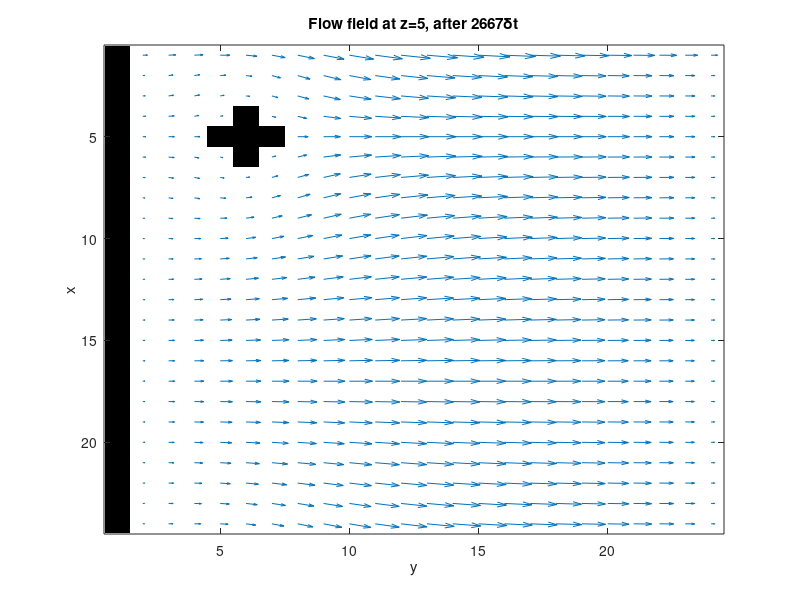
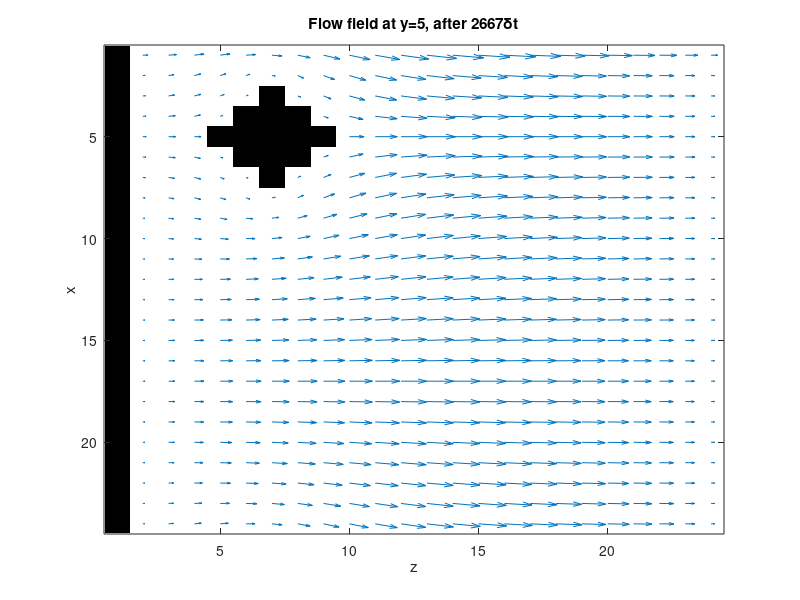

Reproduce these figures in MATLAB, in order.
% 3D Lattice Boltzmann (BGK) model of a fluid. 
% D3Q19 model. At each timestep, particle densities propagate 
% outwards in the directions indicated in the figure. An 
% equivalent 'equilibrium' density is found, and the densities 
% relax towards that state, in a proportion governed by omega. 
%               Iain Haslam, March 2006. 
nx=24;ny=nx;nz=nx; omega=1.0; density=1.0;t1=1/3; t2=1/18; t3=1/36; 
F=repmat(density/19,[nx ny nz 19]); FEQ=F; matsize=nx*ny*nz; 
CI=[0:matsize:matsize*19]; 
BOUND=zeros(nx,ny,nz); 
for i=1:nx, for j=1:ny, for k=1:nz 
	BOUND(i,j,k)=((i-5)^2+(j-6)^2+(k-7)^2)<6; 
end, end, end 
BOUND(:,:,1)=1;BOUND(:,1,:)=1; 
ON=find(BOUND); %matrix offset of each Occupied Node 
TO_REFLECT=[ON+CI(2) ON+CI(3) ON+CI(4) ON+CI(5)	ON+CI(6) ON+CI(7) ON+CI(8) ... 
  ON+CI(9) ON+CI(10) ON+CI(11) ON+CI(12) ON+CI(13) ON+CI(14) ON+CI(15) ...  
  ON+CI(16) ON+CI(17) ON+CI(18) ON+CI(19)]; 
REFLECTED=[ON+CI(3) ON+CI(2) ON+CI(5) ON+CI(4) ON+CI(7) ON+CI(6) ON+CI(11) ... 
  ON+CI(10) ON+CI(9) ON+CI(8) ON+CI(15) ON+CI(14) ON+CI(13) ON+CI(12) ... 
  ON+CI(19) ON+CI(18) ON+CI(17) ON+CI(16)]; 
avu=1; prevavu=1; ts=0; deltaU=1e-7; numactivenodes=sum(sum(sum(1-BOUND))); 
while (ts<4000 & 1e-10<abs((prevavu-avu)/avu)) | ts<100 
	% Propagate 
	%nearest-neighbours 
	F(:,:,:,2)=F(:,:,[nz 1:nz-1],2); 
	F(:,:,:,3)=F(:,:,[2:nz 1],3); 
	F(:,:,:,4)=F(:,[ny 1:ny-1],:,4); 
	F(:,:,:,5)=F(:,[2:ny 1],:,5);	 
	F(:,:,:,6)=F([nx 1:nx-1],:,:,6); 
	F(:,:,:,7)=F([2:nx 1],:,:,7);	 
	%next-nearest neighbours 
	F(:,:,:,8)= F([nx 1:nx-1],[ny 1:ny-1],:,8); 
	F(:,:,:,9)= F([nx 1:nx-1],[2:ny 1],:,9); 
	F(:,:,:,10)=F([2:nx 1],[ny 1:ny-1],:,10); 
	F(:,:,:,11)=F([2:nx 1],[2:ny 1],:,11);	 
	F(:,:,:,12)=F([nx 1:nx-1],:,[nz 1:nz-1],12); 
	F(:,:,:,13)=F([nx 1:nx-1],:,[2:nz 1],13); 
	F(:,:,:,14)=F([2:nx 1],:,[nz 1:nz-1],14); 
	F(:,:,:,15)=F([2:nx 1],:,[2:nz 1],15); 
	F(:,:,:,16)=F(:,[ny 1:ny-1],[nz 1:nz-1],16); 
	F(:,:,:,17)=F(:,[ny 1:ny-1],[2:nz 1],17); 
	F(:,:,:,18)=F(:,[2:ny 1],[nz 1:nz-1],18); 
	F(:,:,:,19)=F(:,[2:ny 1],[2:nz 1],19); 
	BOUNCEDBACK=F(TO_REFLECT); %Densities bouncing back at next timestep 
	% Relax; calculate equilibrium state (FEQ) with equivalent speed and density to F  
	DENSITY = sum(F,4); 
	UX=(sum(F(:,:,:,[6 8 9 12 13]),4)-sum(F(:,:,:,[7 10 11 14 15]),4))./DENSITY; 
	UY=(sum(F(:,:,:,[4 8 10 16 17]),4)-sum(F(:,:,:,[5 9 11 18 19]),4))./DENSITY; 
	UZ=(sum(F(:,:,:,[2 12 14 16 18]),4)-sum(F(:,:,:,[3 13 15 17 19]),4))./DENSITY; 
	UX(1,:,:)=UX(1,:,:)+deltaU; %Increase inlet pressure 
	UX(ON)=0; UY(ON)=0; UZ(ON)=0; DENSITY(ON)=0; U_SQU=UX.^2+UY.^2+UZ.^2; 
	U8=UX+UY;U9=UX-UY;U10=-UX+UY;U11=-U8;U12=UX+UZ;U13=UX-UZ; 
	U14=-U13;U15=-U12;U16=UY+UZ;U17=UY-UZ;U18=-U17;U19=-U16; 
	% Calculate equilibrium distribution: stationary 
	FEQ(:,:,:,1)=t1*DENSITY.*(1-3*U_SQU/2); 
	% nearest-neighbours 
	FEQ(:,:,:,2)=t2*DENSITY.*(1 + 3*UZ + 9/2*UZ.^2 - 3/2*U_SQU); 
	FEQ(:,:,:,3)=t2*DENSITY.*(1 - 3*UZ + 9/2*UZ.^2 - 3/2*U_SQU); 
	FEQ(:,:,:,4)=t2*DENSITY.*(1 + 3*UY + 9/2*UY.^2 - 3/2*U_SQU); 
	FEQ(:,:,:,5)=t2*DENSITY.*(1 - 3*UY + 9/2*UY.^2 - 3/2*U_SQU); 
	FEQ(:,:,:,6)=t2*DENSITY.*(1 + 3*UX + 9/2*UX.^2 - 3/2*U_SQU); 
	FEQ(:,:,:,7)=t2*DENSITY.*(1 - 3*UX + 9/2*UX.^2 - 3/2*U_SQU); 
	% next-nearest neighbours 
	FEQ(:,:,:,8) =t3*DENSITY.*(1 + 3*U8  + 9/2*(U8).^2  - 3*U_SQU/2); 
	FEQ(:,:,:,9) =t3*DENSITY.*(1 + 3*U9  + 9/2*(U9).^2  - 3*U_SQU/2); 
	FEQ(:,:,:,10)=t3*DENSITY.*(1 + 3*U10 + 9/2*(U10).^2 - 3*U_SQU/2); 
	FEQ(:,:,:,11)=t3*DENSITY.*(1 + 3*U11 + 9/2*(U11).^2 - 3*U_SQU/2); 
	FEQ(:,:,:,12)=t3*DENSITY.*(1 + 3*U12 + 9/2*(U12).^2 - 3*U_SQU/2); 
	FEQ(:,:,:,13)=t3*DENSITY.*(1 + 3*U13 + 9/2*(U13).^2 - 3*U_SQU/2); 
	FEQ(:,:,:,14)=t3*DENSITY.*(1 + 3*U14 + 9/2*(U14).^2 - 3*U_SQU/2); 
	FEQ(:,:,:,15)=t3*DENSITY.*(1 + 3*U15 + 9/2*(U15).^2 - 3*U_SQU/2); 
	FEQ(:,:,:,16)=t3*DENSITY.*(1 + 3*U16 + 9/2*(U16).^2 - 3*U_SQU/2); 
	FEQ(:,:,:,17)=t3*DENSITY.*(1 + 3*U17 + 9/2*(U17).^2 - 3*U_SQU/2); 
	FEQ(:,:,:,18)=t3*DENSITY.*(1 + 3*U18 + 9/2*(U18).^2 - 3*U_SQU/2); 
	FEQ(:,:,:,19)=t3*DENSITY.*(1 + 3*U19 + 9/2*(U19).^2 - 3*U_SQU/2); 
	F=omega*FEQ+(1-omega)*F; 
	F(REFLECTED)=BOUNCEDBACK; 
	prevavu=avu;avu=sum(sum(sum(UX)))/numactivenodes; ts=ts+1; 
end 
figure;zcut=5;colormap(gray(2));image(2-BOUND(:,:,5));hold on; 
quiver(UX(:,:,zcut),UY(:,:,zcut));xlabel('y');ylabel('x'); 
title(['Flow field at z=',num2str(zcut),', after ',num2str(ts),'\deltat']); 
figure;ycut=5;colormap(gray(2));image(2-squeeze(BOUND(:,ycut,:)));hold on; 
quiver(squeeze(UX(:,ycut,:)),squeeze(UZ(:,ycut,:)));xlabel('z');ylabel('x'); 
title(['Flow field at y=',num2str(ycut),', after ',num2str(ts),'\deltat']); 
 